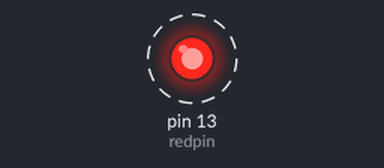
A sketch run on a simulated Arduino Uno, built with avr-gcc and run on an emulated ATmega328P. Parts: output pins drawn as LEDs (lit = HIGH). Dashed ring = blinking.

Above: at 0.2 s.
Timing chart, 0 to 3.0 s (numbered marks = the images above):
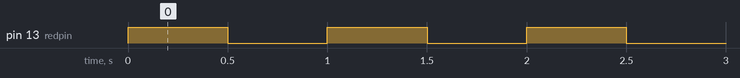

Measured:
- by itself, pin 13 (redpin): alternates HIGH for 0.50 s and LOW for 0.50 s

The sketch:

blink_led.ino
```cpp
int redpin=13;
int dt=500;
void setup() {
  // put your setup code here, to run once:
pinMode(redpin,OUTPUT);
}

void loop() {
  // put your main code here, to run repeatedly:
digitalWrite(redpin,HIGH);
delay(dt);
digitalWrite(redpin,LOW);
delay(dt);
}
```
